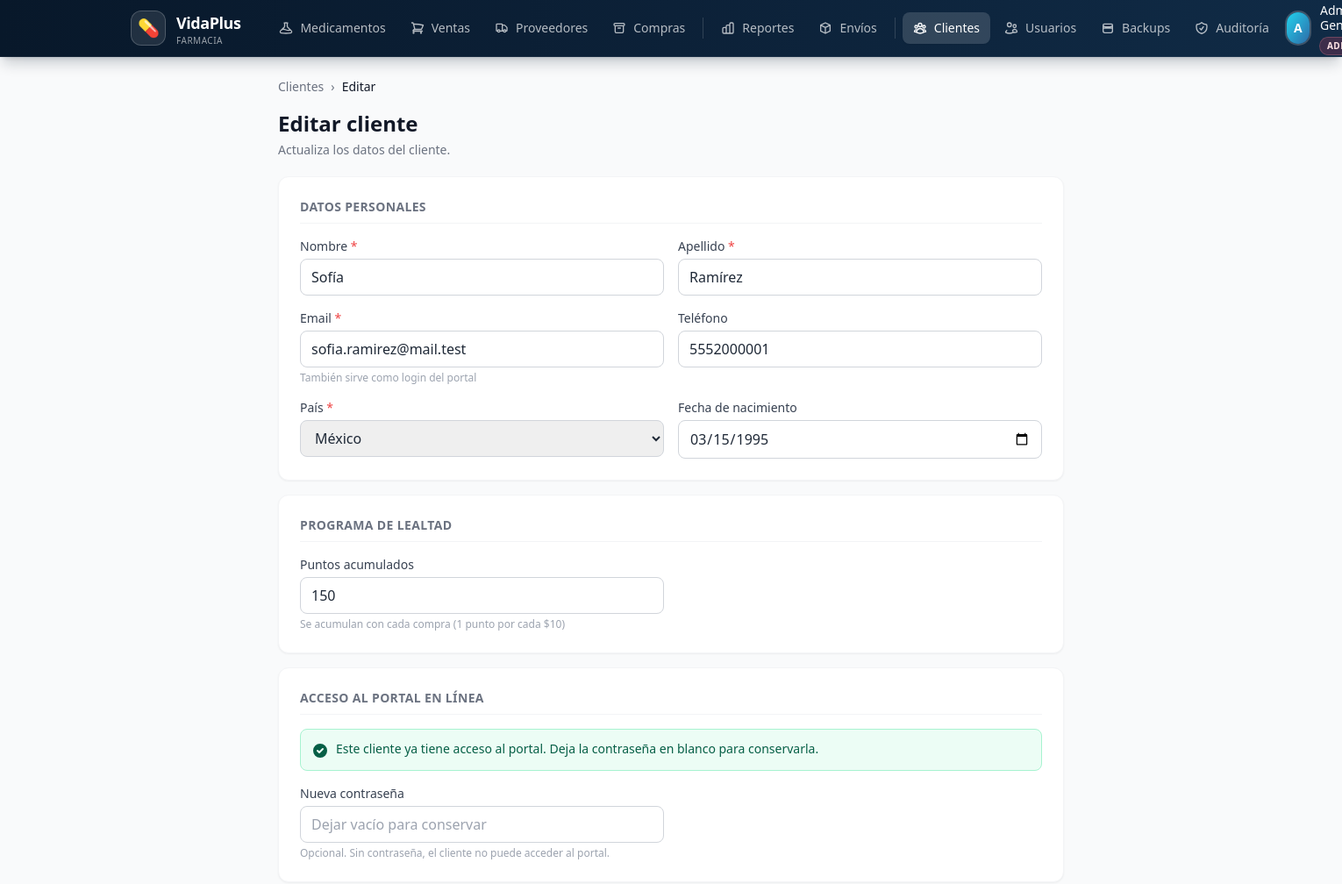
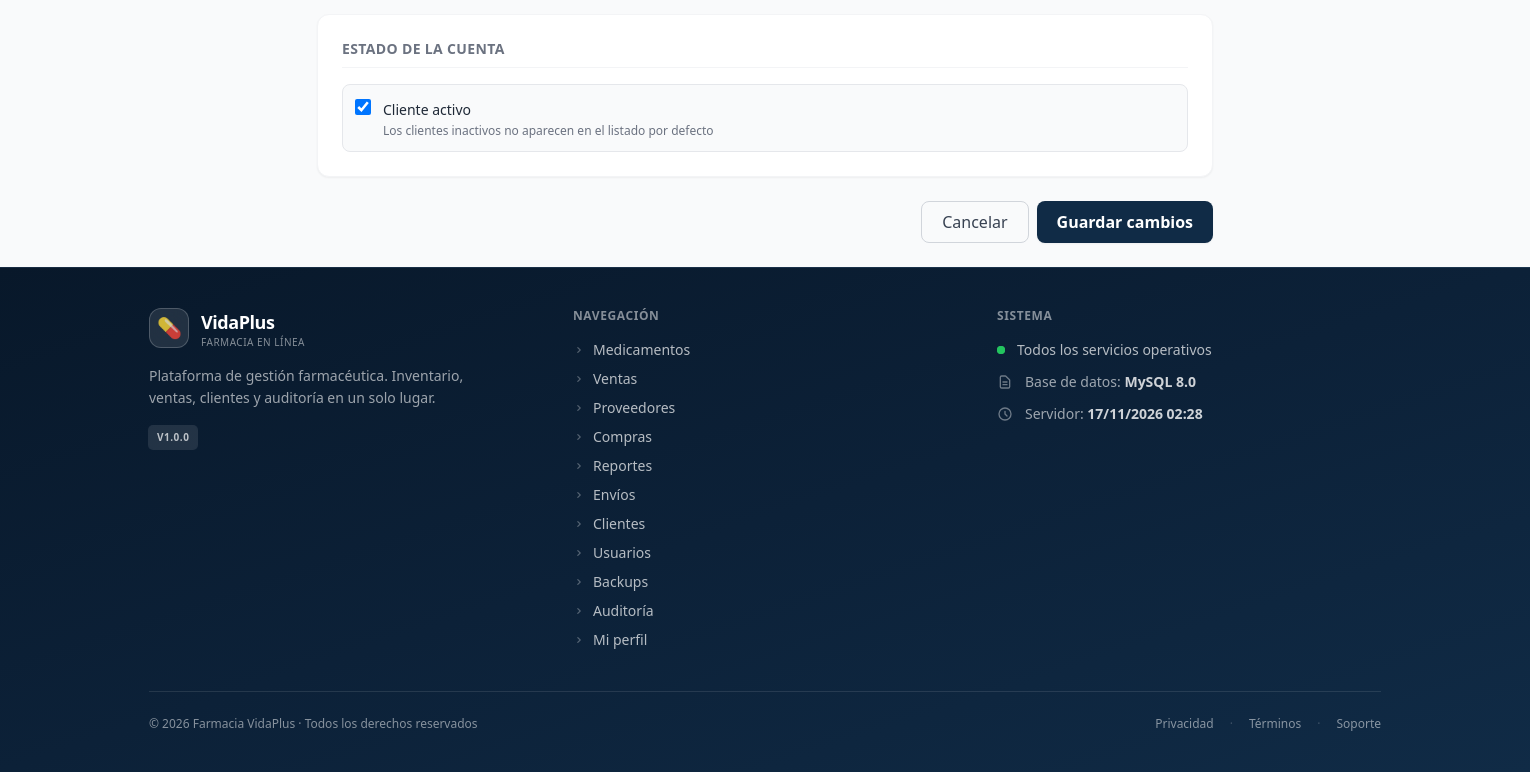
Screenshot of /modules/clientes.php?accion=editar&id=1 (signed in) with the database file from the repository (2 pictures, top to bottom).
### tables this page shows
CREATE TABLE clientes (
    id_cliente       INT UNSIGNED AUTO_INCREMENT PRIMARY KEY,
    nombre           VARCHAR(60)  NOT NULL,
    apellido         VARCHAR(60)  NOT NULL,
    email            VARCHAR(100) NOT NULL,
    telefono         VARCHAR(15)  NULL,
    id_pais          INT UNSIGNED NOT NULL,
    fecha_nacimiento DATE         NULL,
    puntos_lealtad   INT UNSIGNED NOT NULL DEFAULT 0,
    password_hash    VARCHAR(255) NULL,
    fecha_registro   DATE         NOT NULL DEFAULT (CURRENT_DATE),
    activo           TINYINT(1)   NOT NULL DEFAULT 1,
    CONSTRAINT uq_clientes_email UNIQUE (email),
    CONSTRAINT fk_clientes_pais FOREIGN KEY (id_pais)
      REFERENCES paises(id_pais) ON DELETE RESTRICT ON UPDATE CASCADE,
    CONSTRAINT chk_clientes_email CHECK (email LIKE '%@%.%')
);

CREATE TABLE paises (
    id_pais      INT UNSIGNED AUTO_INCREMENT PRIMARY KEY,
    iso2         CHAR(2)     NOT NULL,
    iso3         CHAR(3)     NOT NULL,
    nombre       VARCHAR(80) NOT NULL,
    nacionalidad VARCHAR(50) NOT NULL,
    codigo_tel   VARCHAR(5)  NOT NULL,
    activo       TINYINT(1)  NOT NULL DEFAULT 1,
    CONSTRAINT uq_paises_iso2    UNIQUE (iso2),
    CONSTRAINT uq_paises_iso3    UNIQUE (iso3),
    CONSTRAINT uq_paises_nombre  UNIQUE (nombre),
    CONSTRAINT chk_paises_iso2 CHECK (iso2 = UPPER(iso2) AND CHAR_LENGTH(iso2) = 2),
    CONSTRAINT chk_paises_iso3 CHECK (iso3 = UPPER(iso3) AND CHAR_LENGTH(iso3) = 3)
);

### modules/clientes.php (called while the page is built, shortened)
<?php
$accion = $_GET['accion'] ?? 'listar';
match($accion) {
    'crear'    => accionCrear(),
    'editar'   => accionEditar(),
    'eliminar' => accionEliminar(),
    'exportar' => accionExportar(),
    'ver'      => accionVer(),
    default    => accionListar(),
};
    ?>
    <?php
function accionEditar(): void
{
    $id = (int)($_GET['id'] ?? 0);
    $pdo = pdoActual();
    $stmt = $pdo->prepare("SELECT * FROM clientes WHERE id_cliente = ?");
    $stmt->execute([$id]);
    $cliente = $stmt->fetch();
    $paises = $pdo->query("SELECT id_pais, nombre FROM paises WHERE activo=1 ORDER BY nombre")->fetchAll();
    $datos = $cliente;
    $datos['password'] = '';
    $modo = 'editar';
    require __DIR__ . '/../includes/header.php';
    require __DIR__ . '/../includes/forms/clientes_form.php';
    require __DIR__ . '/../includes/footer.php';
}
    ?>

### includes/helpers.php (called while the page is built, shortened)
<?php
function e(?string $str): string
{
    return htmlspecialchars($str ?? '', ENT_QUOTES, 'UTF-8');
}

### includes/forms/clientes_form.php (the view, shortened to what this page needs)
<?php
$esEditar = $modo === 'editar';
$accionForm = $esEditar
    ? '/modules/clientes.php?accion=editar&id=' . (int)$cliente['id_cliente']
    : '/modules/clientes.php?accion=crear';
$tienePortal = $esEditar && !empty($cliente['password_hash']);
?>
<div class="max-w-4xl mx-auto">
    <nav class="flex items-center gap-2 text-sm text-gray-500 mb-4">
        <a href="/modules/clientes.php" class="hover:text-primary-600 transition">Clientes</a>
        <span>›</span>
        <span class="text-gray-900 font-medium"><?= $esEditar ? 'Editar' : 'Nuevo' ?></span>
    </nav>
    <div class="mb-5">
        <h1 class="text-2xl font-bold text-gray-900">
            <?= $esEditar ? 'Editar cliente' : 'Nuevo cliente' ?>
        </h1>
        <p class="text-sm text-gray-500 mt-1">
            <?= $esEditar ? 'Actualiza los datos del cliente.' : 'Registra un cliente en el sistema.' ?>
        </p>
    </div>
    <form method="POST" action="<?= e($accionForm) ?>" class="space-y-4">
        <div class="bg-white rounded-xl shadow-sm border border-gray-100 p-6">
            <h2 class="text-sm font-semibold text-gray-500 uppercase tracking-wide mb-4 pb-2 border-b border-gray-100">
                Datos personales
            </h2>
            <div class="grid grid-cols-1 md:grid-cols-2 gap-4">
                <div>
                    <label class="block text-sm font-medium text-gray-700 mb-1">
                        Nombre <span class="text-red-500">*</span>
                    </label>
                    <input type="text" name="nombre" required
                           value="<?= e($datos['nombre'] ?? '') ?>"
                           class="w-full px-3 py-2 border border-gray-300 rounded-lg
                                  focus:ring-2 focus:ring-primary-500 focus:border-primary-500 outline-none transition">
                </div>
                <div>
                    <label class="block text-sm font-medium text-gray-700 mb-1">
                        Apellido <span class="text-red-500">*</span>
                    </label>
                    <input type="text" name="apellido" required
                           value="<?= e($datos['apellido'] ?? '') ?>"
                           class="w-full px-3 py-2 border border-gray-300 rounded-lg
                                  focus:ring-2 focus:ring-primary-500 focus:border-primary-500 outline-none transition">
                </div>
                <div>
                    <label class="block text-sm font-medium text-gray-700 mb-1">
                        Email <span class="text-red-500">*</span>
                    </label>
                    <input type="email" name="email" required
                           placeholder="cliente@ejemplo.com"
                           value="<?= e($datos['email'] ?? '') ?>"
                           class="w-full px-3 py-2 border border-gray-300 rounded-lg
                                  focus:ring-2 focus:ring-primary-500 focus:border-primary-500 outline-none transition">
                    <p class="text-xs text-gray-400 mt-1">También sirve como login del portal</p>
                </div>
                <div>
                    <label class="block text-sm font-medium text-gray-700 mb-1">Teléfono</label>
                    <input type="tel" name="telefono"
                           placeholder="5551234567"
                           value="<?= e($datos['telefono'] ?? '') ?>"
                           class="w-full px-3 py-2 border border-gray-300 rounded-lg
                                  focus:ring-2 focus:ring-primary-500 focus:border-primary-500 outline-none transition">
                </div>
                <div>
                    <label class="block text-sm font-medium text-gray-700 mb-1">
                        País <span class="text-red-500">*</span>
                    </label>
                    <select name="id_pais" required
                            class="w-full px-3 py-2 border border-gray-300 rounded-lg
                                   focus:ring-2 focus:ring-primary-500 focus:border-primary-500 outline-none transition">
                        <?php foreach ($paises as $p): ?>
                            <option value="<?= (int)$p['id_pais'] ?>"
                                <?= (int)($datos['id_pais'] ?? 0) === (int)$p['id_pais'] ? 'selected' : '' ?>>
                                <?= e($p['nombre']) ?>
                            </option>
                        <?php endforeach; ?>
                    </select>
                </div>
                <div>
                    <label class="block text-sm font-medium text-gray-700 mb-1">Fecha de nacimiento</label>
                    <input type="date" name="fecha_nacimiento"
                           max="<?= date('Y-m-d') ?>"
                           value="<?= e($datos['fecha_nacimiento'] ?? '') ?>"
                           class="w-full px-3 py-2 border border-gray-300 rounded-lg
                                  focus:ring-2 focus:ring-primary-500 focus:border-primary-500 outline-none transition">
                </div>
            </div>
        </div>
        <div class="bg-white rounded-xl shadow-sm border border-gray-100 p-6">
            <h2 class="text-sm font-semibold text-gray-500 uppercase tracking-wide mb-4 pb-2 border-b border-gray-100">
                Programa de lealtad
            </h2>
            <div class="grid grid-cols-1 md:grid-cols-2 gap-4">
                <div>
                    <label class="block text-sm font-medium text-gray-700 mb-1">Puntos acumulados</label>
                    <input type="number" name="puntos_lealtad" min="0"
                           value="<?= e($datos['puntos_lealtad'] ?? '0') ?>"
                           class="w-full px-3 py-2 border border-gray-300 rounded-lg
                                  focus:ring-2 focus:ring-primary-500 focus:border-primary-500 outline-none transition">
                    <p class="text-xs text-gray-400 mt-1">Se acumulan con cada compra (1 punto por cada $10)</p>
                </div>
            </div>
        </div>
        <div class="bg-white rounded-xl shadow-sm border border-gray-100 p-6">
            <h2 class="text-sm font-semibold text-gray-500 uppercase tracking-wide mb-4 pb-2 border-b border-gray-100">
                Acceso al portal en línea
            </h2>
            <?php if ($tienePortal): ?>
                <div class="mb-4 p-3 rounded-lg bg-emerald-50 border border-emerald-200 text-sm text-emerald-800 flex items-start gap-2">
                    <svg class="w-5 h-5 flex-shrink-0 mt-0.5" fill="currentColor" viewBox="0 0 20 20">
                        <path fill-rule="evenodd" d="M10 18a8 8 0 100-16 8 8 0 000 16zm3.707-9.293a1 1 0 00-1.414-1.414L9 10.586 7.707 9.293a1 1 0 00-1.414 1.414l2 2a1 1 0 001.414 0l4-4z" clip-rule="evenodd"/>
                    </svg>
                    <span>Este cliente ya tiene acceso al portal. Deja la contraseña en blanco para conservarla.</span>
                </div>
            <?php else: ?>
                <div class="mb-4 p-3 rounded-lg bg-gray-50 border border-gray-200 text-sm text-gray-600">
                    Este cliente aún no tiene acceso al portal. Asigna una contraseña para habilitarlo.
                </div>
            <?php endif; ?>
            <div class="grid grid-cols-1 md:grid-cols-2 gap-4">
                <div>
                    <label class="block text-sm font-medium text-gray-700 mb-1">
                        <?= $tienePortal ? 'Nueva contraseña' : 'Contraseña' ?>
                    </label>
                    <input type="password" name="password"
                           minlength="6"
                           placeholder="<?= $tienePortal ? 'Dejar vacío para conservar' : 'Mínimo 6 caracteres' ?>"
                           class="w-full px-3 py-2 border border-gray-300 rounded-lg
                                  focus:ring-2 focus:ring-primary-500 focus:border-primary-500 outline-none transition">
                    <p class="text-xs text-gray-400 mt-1">
                        Opcional. Sin contraseña, el cliente no puede acceder al portal.
                    </p>
                </div>
            </div>
        </div>
        <div class="bg-white rounded-xl shadow-sm border border-gray-100 p-6">
            <h2 class="text-sm font-semibold text-gray-500 uppercase tracking-wide mb-4 pb-2 border-b border-gray-100">
                Estado de la cuenta
            </h2>
            <div class="flex items-start gap-3 p-3 rounded-lg bg-gray-50 border border-gray-200">
                <input type="checkbox" name="activo" value="1" id="chk_activo"
                    <?= !empty($datos['activo']) || !isset($datos['activo']) ? 'checked' : '' ?>
                    class="mt-0.5 h-4 w-4 rounded border-gray-300 text-emerald-600 focus:ring-emerald-500">
                <label for="chk_activo" class="cursor-pointer flex-1">
                    <span class="text-sm font-medium text-gray-800">Cliente activo</span>
                    <p class="text-xs text-gray-500 mt-0.5">Los clientes inactivos no aparecen en el listado por defecto</p>
                </label>
            </div>
        </div>
        <div class="flex flex-col-reverse sm:flex-row sm:justify-end gap-2 pt-2">
            <a href="/modules/clientes.php"
               class="px-5 py-2 rounded-lg border border-gray-300 text-gray-700 hover:bg-gray-50 transition text-center">
                Cancelar
            </a>
            <button class="bg-primary-700 hover:bg-primary-800 text-white font-semibold
                           px-5 py-2 rounded-lg transition shadow-sm">
                <?= $esEditar ? 'Guardar cambios' : 'Registrar cliente' ?>
            </button>
        </div>
    </form>
</div>

### rows the page displays
clientes: nombre "Sofía", apellido "Ramírez", email "sofia.ramirez@mail.test", telefono "5552000001", id_pais "México", fecha_nacimiento "03/15/1995", puntos_lealtad "150", activo "☑"

### other values shown
$item['label'] "Medicamentos"
$item['label'] "Ventas"
$item['label'] "Proveedores"
$item['label'] "Compras"
$item['label'] "Reportes"
$item['label'] "Envíos"
$item['label'] "Clientes"
$item['label'] "Usuarios"
$item['label'] "Backups"
$item['label'] "Auditoría"
$inicial "A"
